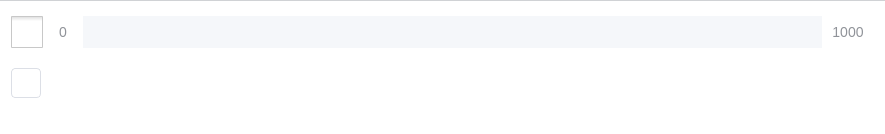
<?xml version="1.0" encoding="UTF-8"?>
<ui version="4.0">
 <class>FormAnnotationStep</class>
 <widget class="QWidget" name="FormAnnotationStep">
  <property name="geometry">
   <rect>
    <x>0</x>
    <y>0</y>
    <width>885</width>
    <height>134</height>
   </rect>
  </property>
  <property name="windowTitle">
   <string>Form</string>
  </property>
  <property name="styleSheet">
   <string notr="true">QWidget{
    background-color: rgb(255, 255, 255);
}
#FormAnnotationStep{
    border-top: 1px solid #d0d2d5;
}</string>
  </property>
  <layout class="QVBoxLayout" name="verticalLayout">
   <property name="topMargin">
    <number>2</number>
   </property>
   <property name="bottomMargin">
    <number>20</number>
   </property>
   <item>
    <layout class="QGridLayout" name="gridLayout">
     <property name="horizontalSpacing">
      <number>0</number>
     </property>
     <property name="verticalSpacing">
      <number>6</number>
     </property>
     <item row="0" column="0">
      <layout class="QHBoxLayout" name="horizontalLayout">
       <property name="spacing">
        <number>0</number>
       </property>
       <item>
        <widget class="QCheckBox" name="checkBoxPlay">
         <property name="sizePolicy">
          <sizepolicy hsizetype="Fixed" vsizetype="Fixed">
           <horstretch>0</horstretch>
           <verstretch>0</verstretch>
          </sizepolicy>
         </property>
         <property name="minimumSize">
          <size>
           <width>32</width>
           <height>32</height>
          </size>
         </property>
         <property name="maximumSize">
          <size>
           <width>32</width>
           <height>32</height>
          </size>
         </property>
         <property name="layoutDirection">
          <enum>Qt::RightToLeft</enum>
         </property>
         <property name="styleSheet">
          <string notr="true">QCheckBox {
    background-color: rgb(255, 255, 255);
}
QCheckBox::indicator {
    width: 32px;
    height: 32px;
}
QCheckBox::indicator:unchecked {
    border: none;
    background-color: white;
    image: url(:/res/image/playbtn.png);
}
QCheckBox::indicator:checked {
    border: none;
    background-color: white;
    image: url(:/res/image/pausebtn.png);
}</string>
         </property>
         <property name="text">
          <string/>
         </property>
        </widget>
       </item>
       <item>
        <widget class="QLabel" name="labelMinValue">
         <property name="sizePolicy">
          <sizepolicy hsizetype="Preferred" vsizetype="Fixed">
           <horstretch>0</horstretch>
           <verstretch>0</verstretch>
          </sizepolicy>
         </property>
         <property name="minimumSize">
          <size>
           <width>40</width>
           <height>32</height>
          </size>
         </property>
         <property name="maximumSize">
          <size>
           <width>16777215</width>
           <height>32</height>
          </size>
         </property>
         <property name="styleSheet">
          <string notr="true">font-weight: 400; 
font-size: 14px;
color: #909399;
padding-left:10px;
padding-right:10px;</string>
         </property>
         <property name="text">
          <string>0</string>
         </property>
         <property name="alignment">
          <set>Qt::AlignCenter</set>
         </property>
        </widget>
       </item>
      </layout>
     </item>
     <item row="0" column="1">
      <widget class="TimelineTracker" name="widgetTracker" native="true">
       <property name="sizePolicy">
        <sizepolicy hsizetype="Expanding" vsizetype="Fixed">
         <horstretch>0</horstretch>
         <verstretch>0</verstretch>
        </sizepolicy>
       </property>
       <property name="minimumSize">
        <size>
         <width>300</width>
         <height>32</height>
        </size>
       </property>
       <property name="maximumSize">
        <size>
         <width>16777215</width>
         <height>32</height>
        </size>
       </property>
       <property name="styleSheet">
        <string notr="true">background-color: #F5F7FA;</string>
       </property>
      </widget>
     </item>
     <item row="0" column="2">
      <widget class="QLabel" name="labelMaxValue">
       <property name="sizePolicy">
        <sizepolicy hsizetype="Preferred" vsizetype="Fixed">
         <horstretch>0</horstretch>
         <verstretch>0</verstretch>
        </sizepolicy>
       </property>
       <property name="minimumSize">
        <size>
         <width>40</width>
         <height>32</height>
        </size>
       </property>
       <property name="maximumSize">
        <size>
         <width>16777215</width>
         <height>32</height>
        </size>
       </property>
       <property name="styleSheet">
        <string notr="true">font-weight: 400; 
font-size: 14px;
color: #909399;
padding-left:10px;
padding-right:10px;</string>
       </property>
       <property name="text">
        <string>1000</string>
       </property>
       <property name="alignment">
        <set>Qt::AlignCenter</set>
       </property>
      </widget>
     </item>
    </layout>
   </item>
   <item>
    <widget class="QPushButton" name="btnAdd">
     <property name="sizePolicy">
      <sizepolicy hsizetype="Fixed" vsizetype="Fixed">
       <horstretch>0</horstretch>
       <verstretch>0</verstretch>
      </sizepolicy>
     </property>
     <property name="minimumSize">
      <size>
       <width>30</width>
       <height>30</height>
      </size>
     </property>
     <property name="maximumSize">
      <size>
       <width>30</width>
       <height>30</height>
      </size>
     </property>
     <property name="styleSheet">
      <string notr="true">.QPushButton{
    border-radius: 4px;
    opacity: 1;
    border:1px solid #DCDFE6;
    background-image:url(:/res/image/add.png);
    background-repeat:no-repeat;
    background-position:center;
    background-origin: content;
}
.QPushButton:!enabled{
	background-color: #909399;
}
.QPushButton:hover{
	border:1px solid #131414;
}</string>
     </property>
     <property name="text">
      <string/>
     </property>
    </widget>
   </item>
  </layout>
 </widget>
 <customwidgets>
  <customwidget>
   <class>TimelineTracker</class>
   <extends>QWidget</extends>
   <header>TimelineWidget/TimelineTracker.h</header>
   <container>1</container>
  </customwidget>
 </customwidgets>
 <resources/>
 <connections/>
</ui>
